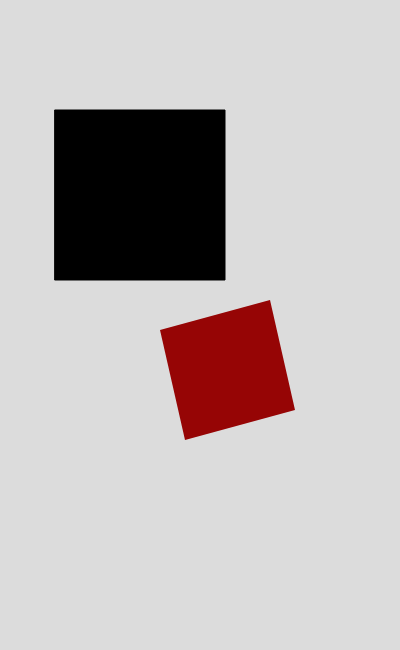
Frame 1 (no input)
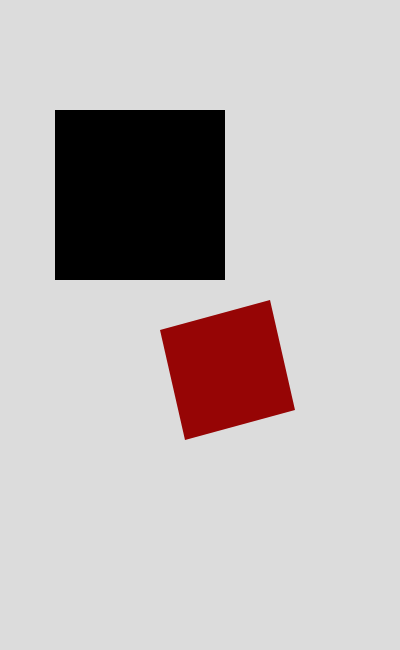
Frame 60 (no input)
Frame 120 (the mouse pressed at the canvas centre since frame 60): identical to frame 60, image omitted

The p5.js sketch that drew these frames (run headless with seeded random() and noise() and a simulated clock; from frame 60 on, the mouse is pressed at the canvas centre):

// p5.js sketch
// ── sketch.js
// "Cuadrado rojo y Cuadrado negro de Malevich"

function setup() {
  createCanvas(400, 650);
}

function draw() {
  background(220);
  fill(0);
  rect(55, 110, 170, 170);
  strokeWeight(0);
  fill(150, 5, 5);
  quad(185, 440, 160, 330, 270, 300, 295, 410);
}
